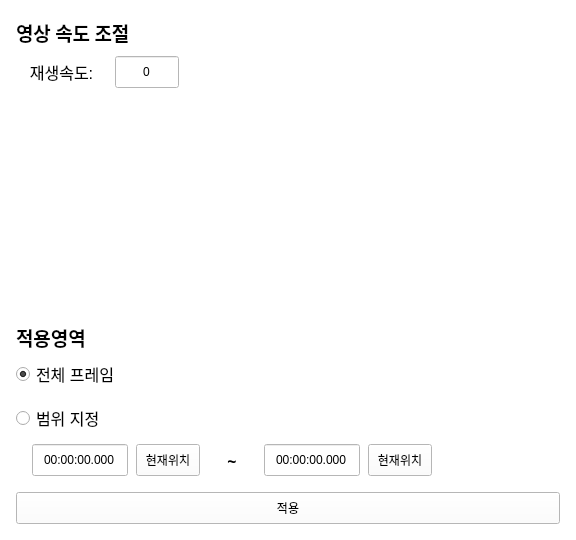
    <widget class="QWidget" name="w_changeplayspeed" native="true">
     <property name="geometry">
      <rect>
       <x>0</x>
       <y>0</y>
       <width>576</width>
       <height>540</height>
      </rect>
     </property>
     <property name="styleSheet">
      <string notr="true">background-color: #ffffff;</string>
     </property>
     <widget class="QLabel" name="label_46">
      <property name="geometry">
       <rect>
        <x>16</x>
        <y>16</y>
        <width>121</width>
        <height>32</height>
       </rect>
      </property>
      <property name="font">
       <font>
        <family>Noto Sans KR</family>
        <pointsize>14</pointsize>
        <bold>true</bold>
       </font>
      </property>
      <property name="text">
       <string>영상 속도 조절</string>
      </property>
     </widget>
     <widget class="QLineEdit" name="edt_changeplayspeed_speed">
      <property name="enabled">
       <bool>true</bool>
      </property>
      <property name="geometry">
       <rect>
        <x>115</x>
        <y>56</y>
        <width>64</width>
        <height>32</height>
       </rect>
      </property>
      <property name="text">
       <string>0</string>
      </property>
      <property name="alignment">
       <set>Qt::AlignCenter</set>
      </property>
     </widget>
     <widget class="QLabel" name="label_49">
      <property name="geometry">
       <rect>
        <x>16</x>
        <y>322</y>
        <width>91</width>
        <height>31</height>
       </rect>
      </property>
      <property name="font">
       <font>
        <family>Noto Sans KR</family>
        <pointsize>14</pointsize>
        <bold>true</bold>
       </font>
      </property>
      <property name="text">
       <string>적용영역</string>
      </property>
     </widget>
     <widget class="QPushButton" name="btn_changeplayspeed_apply">
      <property name="geometry">
       <rect>
        <x>16</x>
        <y>492</y>
        <width>544</width>
        <height>32</height>
       </rect>
      </property>
      <property name="styleSheet">
       <string notr="true"/>
      </property>
      <property name="text">
       <string>적용</string>
      </property>
      <property name="autoDefault">
       <bool>false</bool>
      </property>
      <property name="flat">
       <bool>false</bool>
      </property>
     </widget>
     <widget class="QLineEdit" name="edt_changeplayspeed_rangestart">
      <property name="geometry">
       <rect>
        <x>32</x>
        <y>444</y>
        <width>96</width>
        <height>32</height>
       </rect>
      </property>
      <property name="text">
       <string>00:00:00.000</string>
      </property>
      <property name="alignment">
       <set>Qt::AlignCenter</set>
      </property>
     </widget>
     <widget class="QPushButton" name="btn_changeplayspeed_rangestarttocurrent">
      <property name="geometry">
       <rect>
        <x>136</x>
        <y>444</y>
        <width>64</width>
        <height>32</height>
       </rect>
      </property>
      <property name="styleSheet">
       <string notr="true">b</string>
      </property>
      <property name="text">
       <string>현재위치</string>
      </property>
      <property name="flat">
       <bool>false</bool>
      </property>
     </widget>
     <widget class="QPushButton" name="btn_changeplayspeed_rangeendtocurrent">
      <property name="geometry">
       <rect>
        <x>368</x>
        <y>444</y>
        <width>64</width>
        <height>32</height>
       </rect>
      </property>
      <property name="styleSheet">
       <string notr="true">b</string>
      </property>
      <property name="text">
       <string>현재위치</string>
      </property>
      <property name="flat">
       <bool>false</bool>
      </property>
     </widget>
     <widget class="QLineEdit" name="edt_changeplayspeed_rangeend">
      <property name="geometry">
       <rect>
        <x>264</x>
        <y>444</y>
        <width>96</width>
        <height>32</height>
       </rect>
      </property>
      <property name="text">
       <string>00:00:00.000</string>
      </property>
      <property name="alignment">
       <set>Qt::AlignCenter</set>
      </property>
     </widget>
     <widget class="QLabel" name="label_50">
      <property name="geometry">
       <rect>
        <x>216</x>
        <y>444</y>
        <width>32</width>
        <height>32</height>
       </rect>
      </property>
      <property name="font">
       <font>
        <family>Noto Sans KR</family>
        <pointsize>12</pointsize>
        <bold>true</bold>
       </font>
      </property>
      <property name="text">
       <string>~</string>
      </property>
      <property name="alignment">
       <set>Qt::AlignCenter</set>
      </property>
     </widget>
     <widget class="QWidget" name="layoutWidget_7">
      <property name="geometry">
       <rect>
        <x>16</x>
        <y>351</y>
        <width>111</width>
        <height>91</height>
       </rect>
      </property>
      <layout class="QVBoxLayout" name="verticalLayout_8">
       <item>
        <widget class="QRadioButton" name="rbtn_changeplayspeed_allframe">
         <property name="font">
          <font>
           <pointsize>12</pointsize>
          </font>
         </property>
         <property name="text">
          <string>전체 프레임</string>
         </property>
         <property name="checked">
          <bool>true</bool>
         </property>
        </widget>
       </item>
       <item>
        <widget class="QRadioButton" name="rbtn_changeplayspeed_rangeframe">
         <property name="font">
          <font>
           <pointsize>12</pointsize>
          </font>
         </property>
         <property name="text">
          <string>범위 지정</string>
         </property>
        </widget>
       </item>
      </layout>
     </widget>
     <widget class="QLabel" name="label_51">
      <property name="geometry">
       <rect>
        <x>16</x>
        <y>56</y>
        <width>91</width>
        <height>32</height>
       </rect>
      </property>
      <property name="font">
       <font>
        <pointsize>12</pointsize>
       </font>
      </property>
      <property name="text">
       <string>재생속도:</string>
      </property>
      <property name="alignment">
       <set>Qt::AlignCenter</set>
      </property>
     </widget>
    </widget>
